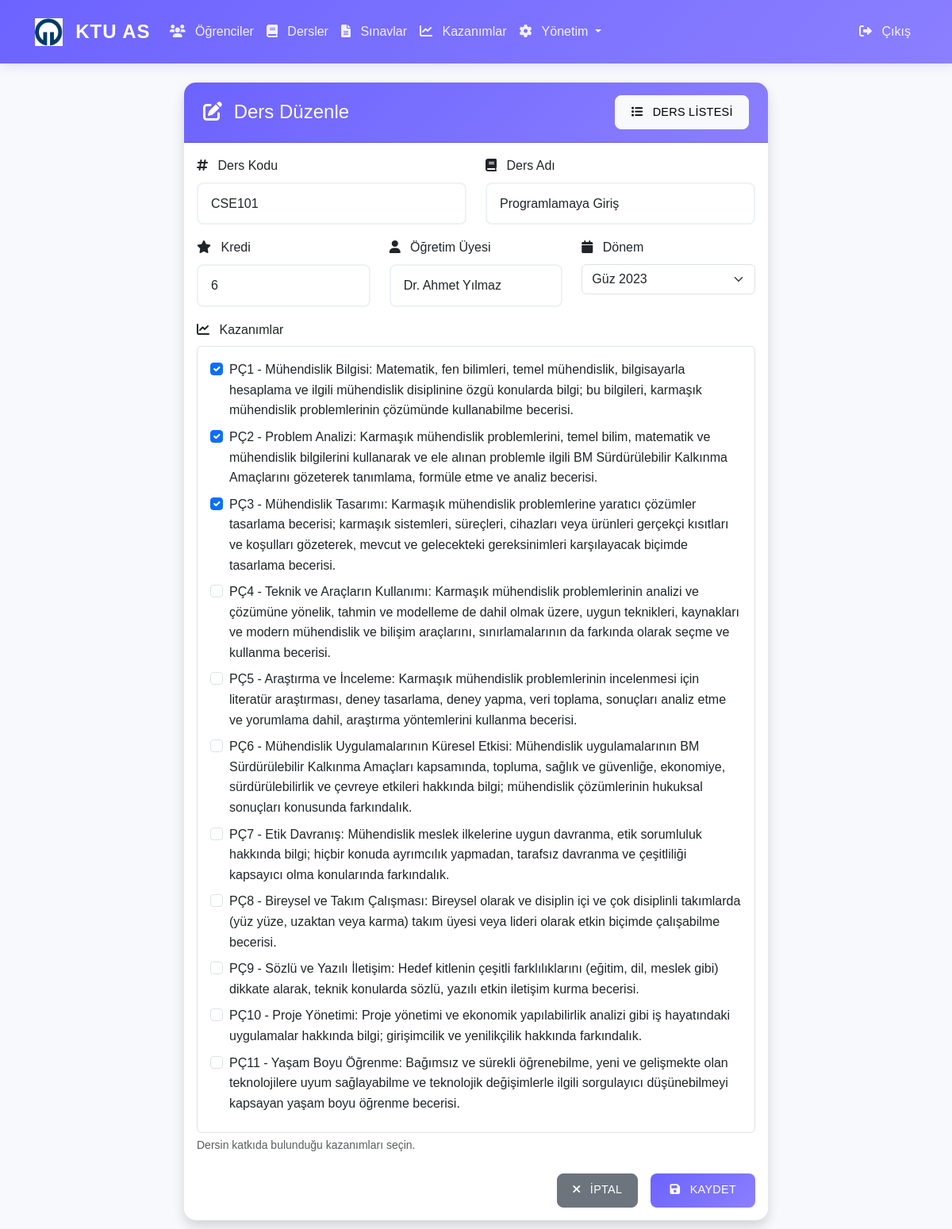
The page /admin/edit-course/3 (signed in) on the database its author committed.
### app/models/__init__.py (models this page shows, shortened)
class Course(db.Model):
    __tablename__ = 'courses'
    id = db.Column(db.Integer, primary_key=True)
    course_code = db.Column(db.String(20), unique=True, nullable=False)
    course_name = db.Column(db.String(100), nullable=False)
    credits = db.Column(db.Integer, nullable=False)
    instructor_name = db.Column(db.String(100), nullable=False)
    semester_id = db.Column(db.Integer, db.ForeignKey('semesters.id'), nullable=False)
    created_at = db.Column(db.DateTime, default=datetime.utcnow)
    exams = db.relationship('Exam', backref='course', lazy=True)

class Semester(db.Model):
    __tablename__ = 'semesters'
    id = db.Column(db.Integer, primary_key=True)
    name = db.Column(db.String(50), nullable=False)
    year = db.Column(db.Integer, nullable=False)
    semester_number = db.Column(db.Integer, nullable=False)
    created_at = db.Column(db.DateTime, default=datetime.utcnow)
    courses = db.relationship('Course', backref='semester', lazy=True)

class ProgramOutcome(db.Model):
    __tablename__ = 'program_outcomes'
    id = db.Column(db.Integer, primary_key=True)
    code = db.Column(db.String(10), unique=True, nullable=False)
    description = db.Column(db.Text, nullable=False)
    created_at = db.Column(db.DateTime, default=datetime.utcnow)
    related_courses = db.relationship('Course',
                                    secondary='course_program_outcomes',
                                    backref=db.backref('program_outcomes', lazy='dynamic'),
                                    lazy='dynamic')
    related_exams = db.relationship('Exam',
                                  secondary='exam_program_outcomes',
                                  backref=db.backref('program_outcomes', lazy='dynamic'),
                                  lazy='dynamic')

### app/routes/admin.py (the view, shortened to what this page needs)
@bp.route('/edit-course/<int:course_id>', methods=['GET', 'POST'])
@login_required
def edit_course(course_id):
    if not current_user.is_admin:
        flash('Bu sayfaya erişim yetkiniz yok!', 'error')
        return redirect(url_for('main.index'))
    course = Course.query.get_or_404(course_id)
    program_outcomes = ProgramOutcome.query.all()
    semesters = Semester.query.all()
    return render_template('admin/edit_course.html', course=course, program_outcomes=program_outcomes, semesters=semesters)

### app/__init__.py (called while the page is built)
@login_manager.user_loader
def load_user(user_id):
    from app.models import User
    return User.query.get(int(user_id))

### app/templates/admin/edit_course.html (shortened to what this page needs)
{% extends "base.html" %}
{% block content %}
<div class="row justify-content-center">
    <div class="col-md-8">
        <div class="card shadow">
            <div class="card-header bg-primary text-white d-flex justify-content-between align-items-center">
                <h4 class="mb-0">
                    <i class="fas fa-edit"></i> Ders Düzenle
                </h4>
                <a href="{{ url_for('main.course_list') }}" class="btn btn-light btn-sm">
                    <i class="fas fa-list"></i> Ders Listesi
                </a>
            </div>
            <div class="card-body">
                <form method="POST" action="{{ url_for('admin.edit_course', course_id=course.id) }}" class="needs-validation" novalidate>
                    <div class="row">
                        <div class="col-md-6 mb-3">
                            <label for="course_code" class="form-label">
                                <i class="fas fa-hashtag"></i> Ders Kodu
                            </label>
                            <input type="text" class="form-control" id="course_code" name="course_code"
                                   value="{{ course.course_code }}"
                                   pattern="[A-Z]{3}[0-9]{3}" required
                                   data-bs-toggle="tooltip" data-bs-placement="top"
                                   title="3 harf ve 3 rakamdan oluşan ders kodu (örn: CSE101)">
                        </div>
                        <div class="col-md-6 mb-3">
                            <label for="course_name" class="form-label">
                                <i class="fas fa-book"></i> Ders Adı
                            </label>
                            <input type="text" class="form-control" id="course_name" name="course_name"
                                   value="{{ course.course_name }}" required
                                   data-bs-toggle="tooltip" data-bs-placement="top"
                                   title="Dersin tam adı">
                        </div>
                    </div>
                    <div class="row">
                        <div class="col-md-4 mb-3">
                            <label for="credits" class="form-label">
                                <i class="fas fa-star"></i> Kredi
                            </label>
                            <input type="number" class="form-control" id="credits" name="credits"
                                   value="{{ course.credits }}"
                                   min="1" max="10" required
                                   data-bs-toggle="tooltip" data-bs-placement="top"
                                   title="Dersin kredi değeri (1-10)">
                        </div>
                        <div class="col-md-4 mb-3">
                            <label for="instructor_name" class="form-label">
                                <i class="fas fa-user"></i> Öğretim Üyesi
                            </label>
                            <input type="text" class="form-control" id="instructor_name" name="instructor_name"
                                   value="{{ course.instructor_name }}" required
                                   data-bs-toggle="tooltip" data-bs-placement="top"
                                   title="Dersi veren öğretim üyesi">
                        </div>
                        <div class="col-md-4 mb-3">
                            <label for="semester_id" class="form-label">
                                <i class="fas fa-calendar"></i> Dönem
                            </label>
                            <select class="form-select" id="semester_id" name="semester_id" required
                                    data-bs-toggle="tooltip" data-bs-placement="top"
                                    title="Dersin verileceği dönem">
                                {% for semester in semesters %}
                                <option value="{{ semester.id }}" {% if semester.id == course.semester_id %}selected{% endif %}>
                                    {{ semester.name }}
                                </option>
                                {% endfor %}
                            </select>
                        </div>
                    </div>
                    <div class="mb-4">
                        <label class="form-label">
                            <i class="fas fa-chart-line"></i> Kazanımlar
                        </label>
                        <div class="border p-3 rounded">
                            {% for outcome in program_outcomes %}
                            <div class="form-check mb-2">
                                <input class="form-check-input" type="checkbox"
                                       name="program_outcomes[]"
                                       value="{{ outcome.id }}"
                                       id="pc_{{ outcome.id }}"
                                       {% if outcome in course.program_outcomes %}checked{% endif %}>
                                <label class="form-check-label" for="pc_{{ outcome.id }}">
                                    {{ outcome.code }} - {{ outcome.description }}
                                </label>
                            </div>
                            {% endfor %}
                        </div>
                        <div class="form-text">
                            Dersin katkıda bulunduğu kazanımları seçin.
                        </div>
                    </div>
                    <div class="d-grid gap-2 d-md-flex justify-content-md-end">
                        <a href="{{ url_for('main.course_list') }}" class="btn btn-secondary me-md-2">
                            <i class="fas fa-times"></i> İptal
                        </a>
                        <button type="submit" class="btn btn-primary">
                            <i class="fas fa-save"></i> Kaydet
                        </button>
                    </div>
                </form>
            </div>
        </div>
    </div>
</div>
{% endblock %}

### app/static/css/style.css (style rules this page uses)
:root { --primary-color: #6C63FF; --secondary-color: #FF6584; --accent-color: #43E97B; --background-color: #F7F9FC; --text-color: #2D3748; --success-color: #43E97B; --warning-color: #FFB86C; --danger-color: #FF5555; --light-gray: #EDF2F7; --dark-gray: #4A5568; --gradient-primary: linear-gradient(135deg, #6C63FF 0%, #8B7FFF 100%); --gradient-success: linear-gradient(135deg, #43E97B 0%, #38F9D7 100%); --gradient-warning: linear-gradient(135deg, #FFB86C 0%, #FFA17F 100%); --gradient-danger: linear-gradient(135deg, #FF5555 0%, #FF8080 100%); }
body { font-family: 'Poppins', sans-serif; background-color: var(--background-color); color: var(--text-color); line-height: 1.6; }
.card { border: none; border-radius: 15px; box-shadow: 0 5px 15px rgba(0, 0, 0, 0.05); transition: transform 0.3s ease, box-shadow 0.3s ease; background: white; margin-bottom: 1.5rem; }
.card-header { background: var(--gradient-primary); color: white; border-radius: 15px 15px 0 0 !important; padding: 1rem 1.5rem; font-weight: 600; }
.btn { border-radius: 8px; padding: 0.6rem 1.2rem; font-weight: 500; letter-spacing: 0.3px; transition: all 0.3s ease; text-transform: uppercase; font-size: 0.9rem; }
.btn-primary { background: var(--gradient-primary); border: none; padding: 0.6rem 1.5rem; border-radius: 8px; font-weight: 500; transition: all 0.3s ease; }
.form-control { border: 2px solid var(--light-gray); border-radius: 8px; padding: 0.8rem 1rem; transition: all 0.3s ease; }
.card, .alert, .table { animation: fadeIn 0.5s ease-out; }
.fas { margin-right: 0.5rem; }

### rows shown on the page
Course: course_code "CSE101", course_name "Programlamaya Giriş", credits "6", instructor_name "Dr. Ahmet Yılmaz", semester_id "Güz 2023"
ProgramOutcome: code "PÇ1", description "Mühendislik Bilgisi: Matematik, fen bilimleri, temel mühendislik, bilgisayarla hesaplama ve ilgili mühendislik disiplinine özgü konularda bilgi; bu bilgileri, karmaşık mühendislik problemlerinin çözümünde kullanabilme becerisi."
ProgramOutcome: code "PÇ2", description "Problem Analizi: Karmaşık mühendislik problemlerini, temel bilim, matematik ve mühendislik bilgilerini kullanarak ve ele alınan problemle ilgili BM Sürdürülebilir Kalkınma Amaçlarını gözeterek tanımlama, formüle etme ve analiz becerisi."
ProgramOutcome: code "PÇ3", description "Mühendislik Tasarımı: Karmaşık mühendislik problemlerine yaratıcı çözümler tasarlama becerisi; karmaşık sistemleri, süreçleri, cihazları veya ürünleri gerçekçi kısıtları ve koşulları gözeterek, mevcut ve gelecekteki gereksinimleri karşılayacak biçimde tasarlama becerisi."
ProgramOutcome: code "PÇ4", description "Teknik ve Araçların Kullanımı: Karmaşık mühendislik problemlerinin analizi ve çözümüne yönelik, tahmin ve modelleme de dahil olmak üzere, uygun teknikleri, kaynakları ve modern mühendislik ve bilişim araçlarını, sınırlamalarının da farkında olarak seçme ve kullanma becerisi."
ProgramOutcome: code "PÇ5", description "Araştırma ve İnceleme: Karmaşık mühendislik problemlerinin incelenmesi için literatür araştırması, deney tasarlama, deney yapma, veri toplama, sonuçları analiz etme ve yorumlama dahil, araştırma yöntemlerini kullanma becerisi."
ProgramOutcome: code "PÇ6", description "Mühendislik Uygulamalarının Küresel Etkisi: Mühendislik uygulamalarının BM Sürdürülebilir Kalkınma Amaçları kapsamında, topluma, sağlık ve güvenliğe, ekonomiye, sürdürülebilirlik ve çevreye etkileri hakkında bilgi; mühendislik çözümlerinin hukuksal sonuçları konusunda farkındalık."
ProgramOutcome: code "PÇ7", description "Etik Davranış: Mühendislik meslek ilkelerine uygun davranma, etik sorumluluk hakkında bilgi; hiçbir konuda ayrımcılık yapmadan, tarafsız davranma ve çeşitliliği kapsayıcı olma konularında farkındalık."
ProgramOutcome: code "PÇ8", description "Bireysel ve Takım Çalışması: Bireysel olarak ve disiplin içi ve çok disiplinli takımlarda (yüz yüze, uzaktan veya karma) takım üyesi veya lideri olarak etkin biçimde çalışabilme becerisi."
ProgramOutcome: code "PÇ9", description "Sözlü ve Yazılı İletişim: Hedef kitlenin çeşitli farklılıklarını (eğitim, dil, meslek gibi) dikkate alarak, teknik konularda sözlü, yazılı etkin iletişim kurma becerisi."
ProgramOutcome: code "PÇ10", description "Proje Yönetimi: Proje yönetimi ve ekonomik yapılabilirlik analizi gibi iş hayatındaki uygulamalar hakkında bilgi; girişimcilik ve yenilikçilik hakkında farkındalık."
ProgramOutcome: code "PÇ11", description "Yaşam Boyu Öğrenme: Bağımsız ve sürekli öğrenebilme, yeni ve gelişmekte olan teknolojilere uyum sağlayabilme ve teknolojik değişimlerle ilgili sorgulayıcı düşünebilmeyi kapsayan yaşam boyu öğrenme becerisi."
